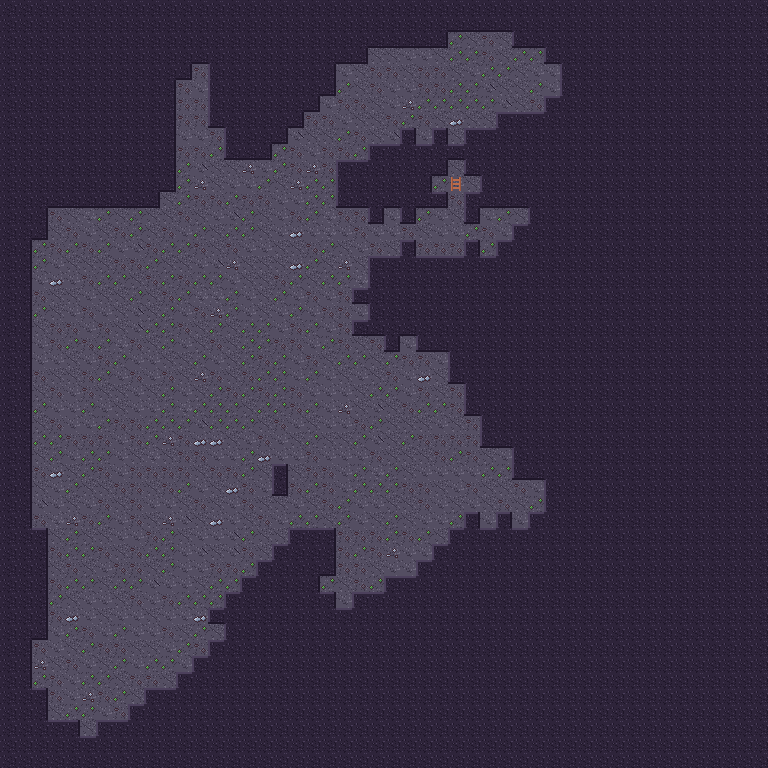

Tiled map render using the project's own tile images. Description and the map definition, with tile-layer contents summarised, below:
An orthogonal 48x48 tile map with 16x16 px tiles, 3 tile layers (Back, Buildings, Front).

<map version="1.4" tiledversion="1.4.2" orientation="orthogonal" renderorder="right-down" compressionlevel="0" width="48" height="48" tilewidth="16" tileheight="16" infinite="0" nextlayerid="4" nextobjectid="1">
  <properties />
  <tileset firstgid="1" name="cave" tilewidth="16" tileheight="16" tilecount="48" columns="16">
    <image source="../cave.png" width="256" height="48" />
    <tile id="1">
      <properties>
        <property name="Passable" type="string" value="F" />
      </properties>
    </tile>
    <tile id="16">
      <properties>
        <property name="Passable" type="string" value="F" />
      </properties>
    </tile>
    <tile id="17">
      <properties>
        <property name="Passable" type="string" value="F" />
      </properties>
    </tile>
    <tile id="18">
      <properties>
        <property name="Passable" type="string" value="F" />
      </properties>
    </tile>
    <tile id="19">
      <properties>
        <property name="Passable" type="string" value="F" />
      </properties>
    </tile>
    <tile id="20">
      <properties>
        <property name="Passable" type="string" value="F" />
      </properties>
    </tile>
    <tile id="21">
      <properties>
        <property name="Passable" type="string" value="F" />
      </properties>
    </tile>
    <tile id="22">
      <properties>
        <property name="Passable" type="string" value="F" />
      </properties>
    </tile>
    <tile id="23">
      <properties>
        <property name="Passable" type="string" value="F" />
      </properties>
    </tile>
    <tile id="24">
      <properties>
        <property name="Passable" type="string" value="F" />
      </properties>
    </tile>
    <tile id="25">
      <properties>
        <property name="Passable" type="string" value="F" />
      </properties>
    </tile>
    <tile id="26">
      <properties>
        <property name="Passable" type="string" value="F" />
      </properties>
    </tile>
    <tile id="27">
      <properties>
        <property name="Passable" type="string" value="F" />
      </properties>
    </tile>
    <tile id="28">
      <properties>
        <property name="Passable" type="string" value="F" />
      </properties>
    </tile>
    <tile id="29">
      <properties>
        <property name="Passable" type="string" value="F" />
      </properties>
    </tile>
    <tile id="30">
      <properties>
        <property name="Passable" type="string" value="F" />
      </properties>
    </tile>
    <tile id="31">
      <properties>
        <property name="Passable" type="string" value="F" />
      </properties>
    </tile>
  </tileset>
  <layer id="1" name="Back" width="48" height="48" opacity="1" offsetx="0" offsety="0">
   <data>[2304 cells, 2304 non-empty, 9 distinct tile ids]</data>
  </layer>
  <layer id="2" name="Buildings" width="48" height="48" opacity="1" offsetx="0" offsety="0">
   <data>[2304 cells, 1498 non-empty, 14 distinct tile ids]</data>
  </layer>
  <layer id="3" name="Front" width="48" height="48" opacity="1" offsetx="0" offsety="0">
   <data>[2304 cells, 0 non-empty, 0 distinct tile ids]</data>
  </layer>
</map>
